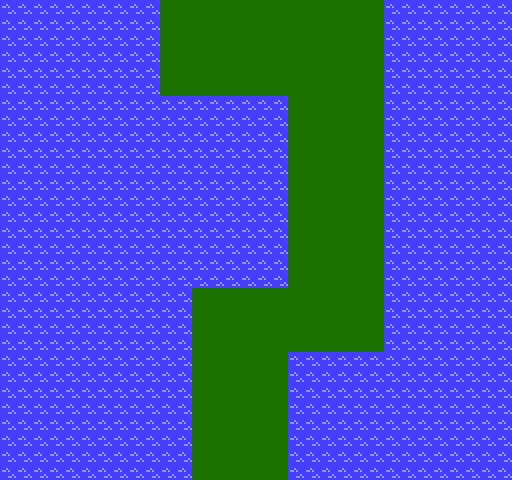

Rendered tile map (Tiled .tmx) drawn with the repository's tilesets; below, a short description and the full map source, tile grids included:
An orthogonal 16x15 tile map with 32x32 px tiles, 1 tile layer (Tile Layer 1).

<map version="1.0" orientation="orthogonal" renderorder="right-down" width="16" height="15" tilewidth="32" tileheight="32" nextobjectid="1">
 <tileset firstgid="1" name="a" tilewidth="32" tileheight="32" tilecount="128">
  <image source="metatiles.png" width="512" height="256" />
 </tileset>
 <layer name="Tile Layer 1" width="16" height="15">
  <data encoding="csv">
3,3,3,3,3,1,1,1,1,1,1,1,3,3,3,3,
3,3,3,3,3,1,1,1,1,1,1,1,3,3,3,3,
3,3,3,3,3,1,1,1,1,1,1,1,3,3,3,3,
3,3,3,3,3,3,3,3,3,1,1,1,3,3,3,3,
3,3,3,3,3,3,3,3,3,1,1,1,3,3,3,3,
3,3,3,3,3,3,3,3,3,1,1,1,3,3,3,3,
3,3,3,3,3,3,3,3,3,1,1,1,3,3,3,3,
3,3,3,3,3,3,3,3,3,1,1,1,3,3,3,3,
3,3,3,3,3,3,3,3,3,1,1,1,3,3,3,3,
3,3,3,3,3,3,1,1,1,1,1,1,3,3,3,3,
3,3,3,3,3,3,1,1,1,1,1,1,3,3,3,3,
3,3,3,3,3,3,1,1,1,3,3,3,3,3,3,3,
3,3,3,3,3,3,1,1,1,3,3,3,3,3,3,3,
3,3,3,3,3,3,1,1,1,3,3,3,3,3,3,3,
3,3,3,3,3,3,1,1,1,3,3,3,3,3,3,3
</data>
 </layer>
</map>
